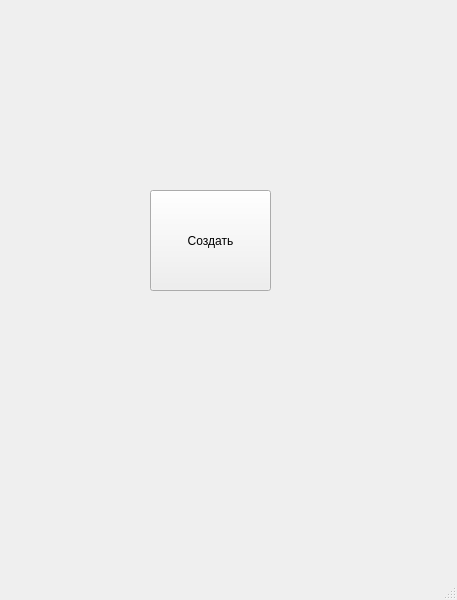
<?xml version="1.0" encoding="UTF-8"?>
<ui version="4.0">
 <class>MainWindow</class>
 <widget class="QMainWindow" name="MainWindow">
  <property name="geometry">
   <rect>
    <x>0</x>
    <y>0</y>
    <width>457</width>
    <height>600</height>
   </rect>
  </property>
  <property name="windowTitle">
   <string>MainWindow</string>
  </property>
  <widget class="QWidget" name="centralwidget">
   <widget class="QPushButton" name="pushButton">
    <property name="geometry">
     <rect>
      <x>150</x>
      <y>190</y>
      <width>121</width>
      <height>101</height>
     </rect>
    </property>
    <property name="text">
     <string>Создать</string>
    </property>
   </widget>
  </widget>
  <widget class="QMenuBar" name="menubar">
   <property name="geometry">
    <rect>
     <x>0</x>
     <y>0</y>
     <width>457</width>
     <height>21</height>
    </rect>
   </property>
  </widget>
  <widget class="QStatusBar" name="statusbar"/>
 </widget>
 <resources/>
 <connections/>
</ui>
